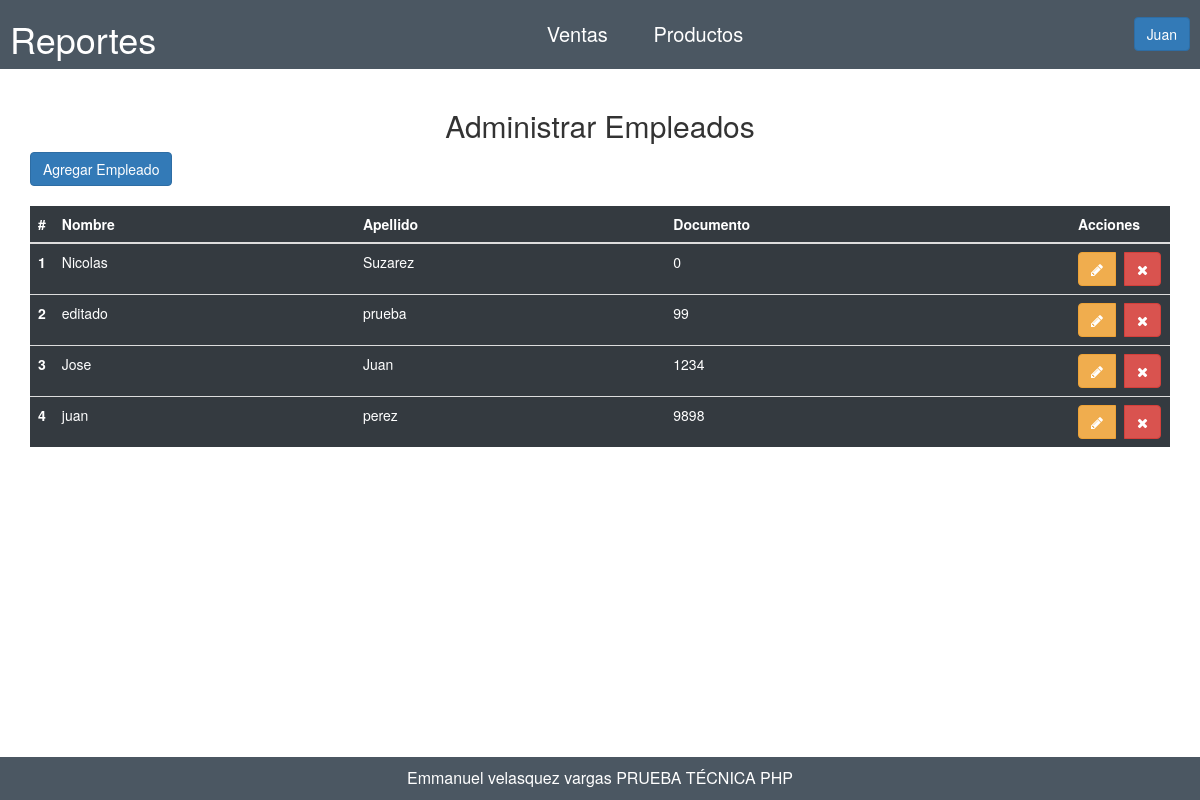
Before: /empleado (signed in) with the older database file.
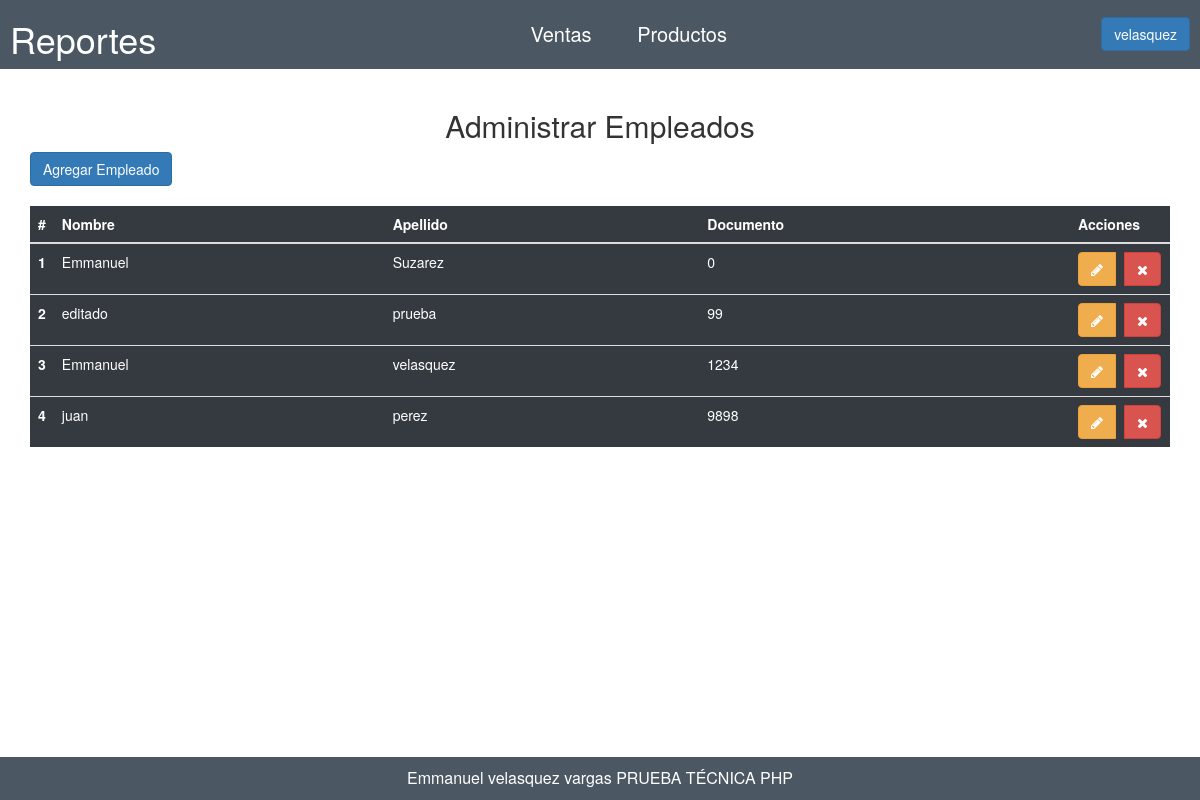
After: the same page with the newer database file.
### tables this page shows
CREATE TABLE `tblempleado` (
  `docId` int(11) NOT NULL,
  `nombre` varchar(50) NOT NULL,
  `apellido` varchar(50) NOT NULL,
  `clave` varchar(100) NOT NULL
);

### controladores/plantilla.controlador.php (called while the page is built)
<?php
class ControladorPlantilla{
    public function ctrPlantilla(){
        include "vistas/plantilla.php";
    }
}

### index.php (called while the page is built, shortened)
<?php
    require_once 'controladores/plantilla.controlador.php';
    require_once 'controladores/empleados.controlador.php';
    require_once 'modelos/empleados.modelo.php';
    $plantilla = new ControladorPlantilla();
    $plantilla -> ctrPlantilla();

### controladores/empleados.controlador.php (called while the page is built, shortened)
<?php
class ControladorEmpleados{
    static public function ctrMostrarEmpleado($item,$valor){
        $tabla = "tblempleado";
        $respuesta = ModeloEmpleados::mdlMostrarEmpleado($tabla,$item,$valor);
        return $respuesta;
    }
}

### modelos/conexion.php (called while the page is built)
<?php
class Conexion{
    static public function conectar(){
        $link = new PDO("mysql:host=localhost;dbname=ventas",
        "root",
        "");
        $link->exec("set names utf8");
        return $link;
    }
}

### modelos/empleados.modelo.php (called while the page is built, shortened)
<?php
require_once "conexion.php";
class ModeloEmpleados{
    static public function mdlMostrarEmpleado($tabla,$item,$valor){
        if($item != null){
            $stmt = Conexion::conectar()->prepare("SELECT * FROM $tabla WHERE $item = :$item");
            $stmt -> bindParam(":".$item,$valor, PDO::PARAM_INT);
            $stmt -> execute();
            return  $stmt -> fetch();
        }else{
            $stmt = Conexion::conectar()->prepare("SELECT * FROM $tabla");
            $stmt -> execute();
            return  $stmt -> fetchAll();
        }
    }
}

### vistas/modulos/empleado.php (the view, shortened to what this page needs)
<div class="contenido container mt-2">
  <h2 class="text-center">Administrar Empleados</h2>
  <div class=" with-border mb-3" style="margin-bottom: 20px;">
    <button class="btn btn-primary" data-toggle="modal" data-target="#modalAgregarEmpleado">
      Agregar Empleado
    </button>
  </div>
  <table class="table tabla-negra">
    <thead>
      <tr>
        <th scope="col" style="width:10px">#</th>
        <th scope="col">Nombre</th>
        <th scope="col">Apellido</th>
        <th scope="col">Documento</th>
        <th scope="col" style="width:100px">Acciones</th>
      </tr>
    </thead>
    <tbody>
      <?php
        $item= null;
        $valor = null;
        $mostrarEmpleados = ControladorEmpleados::ctrMostrarEmpleado($item,$valor);
        foreach($mostrarEmpleados as $key => $value):
      ?>
        <tr>
          <th scope="row"><?= $key+1?></th>
          <td><?= $value['nombre']?></td>
          <td><?= $value['apellido']?></td>
          <td><?= $value['docId']?></td>
          <td>
            <div class="btn-group">
              <button class="btn btn-warning btnEditarEmpleado mr-4" idEmpleado="<?= $value['docId']?>" data-toggle="modal"
                data-target="#modalEditarEmpleado"><i class="fa fa-pencil"></i></button>
              <button class="btn btn-danger btnBorrarEmpleado ml-4" idEmpleado="<?= $value['docId']?>"><i
                  class="fa fa-times"></i></button>
            </div>
          </td>
        </tr>
      <?php endforeach ?>
    </tbody>
  </table>
</div>

### vistas/modulos/cabezote.php (shortened to what this page needs)
<header class="menu-navegacion">
        <a href="dashboard">
            <h1 class="titulo">Reportes</h1>
        </a>
        <nav class="navegacion">
            <a href="ventas">Ventas </a>
            <a href="productos">Productos</a>
        </nav>
        <div class="dropdown">
<button class="btn btn-primary dropdown-toggle" type="button" id="about-us" data-toggle="dropdown" aria-haspopup="true" aria-expanded="false">
<?= $_SESSION['nombre'] ?>
</button>
</div>
    </header>

Changed rows visible on the page:
changed tblempleado "Suzarez": nombre "Nicolas" → "Emmanuel"
changed tblempleado id 1234: nombre "Jose" → "Emmanuel"; apellido "Juan" → "velasquez"
Other visible differences:
$_SESSION['nombre']: "Juan" → "velasquez"
